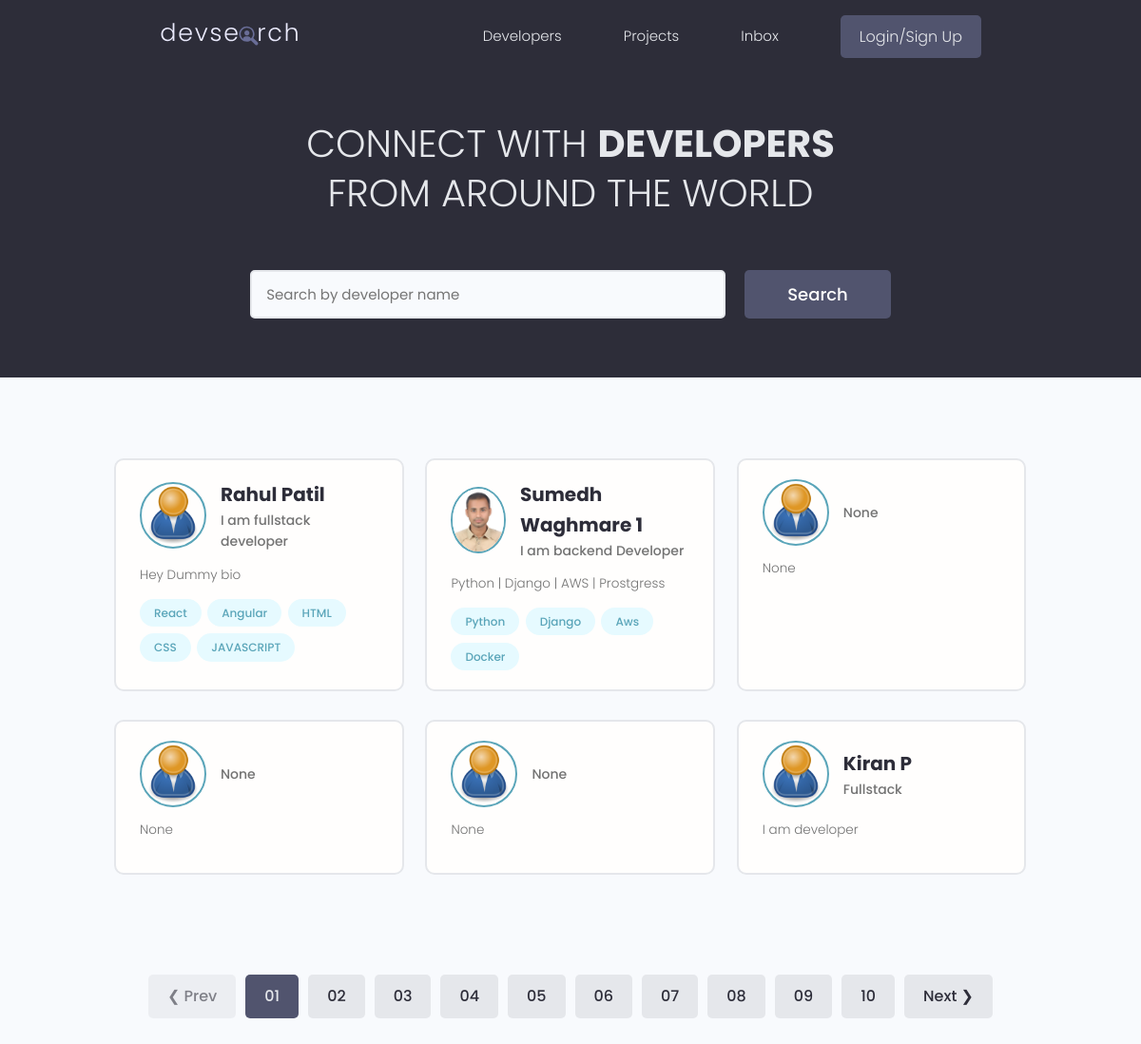
The page / on the database its author committed.
### users/models.py (models this page shows, shortened)
class Profile(models.Model):
    user = models.OneToOneField(User, on_delete=models.CASCADE, blank=True, null=True)
    name = models.CharField(max_length=200, null=True, blank=True)
    email = models.EmailField(max_length=500, null=True, blank=True)
    username = models.CharField(max_length=200, null=True, blank=True)
    location = models.CharField(max_length=200, null=True, blank=True)
    short_intro = models.CharField(max_length=1000, null=True, blank=True)
    bio = models.TextField(null=True, blank=True)
    profile_image = models.ImageField(null=True, blank=True,
        upload_to = 'profiles/', default='profiles/user-default.png')
    social_github = models.CharField(max_length=200, null=True, blank=True)
    social_twitter = models.CharField(max_length=200, null=True, blank=True)
    social_linkedin = models.CharField(max_length=200, null=True, blank=True)
    social_youtube = models.CharField(max_length=200, null=True, blank=True)
    social_website = models.CharField(max_length=200, null=True, blank=True)
    created = models.DateField(auto_now_add=True)
    id = models.UUIDField(default=uuid.uuid4,unique=True,primary_key=True,editable=False)

class Skill(models.Model):
    owner = models.ForeignKey(Profile, on_delete=models.CASCADE, null=True, blank=True)
    name = models.CharField(max_length=200, null=True, blank=True)
    description = models.TextField(null=True, blank=True)
    created = models.DateField(auto_now_add=True)
    id = models.UUIDField(default=uuid.uuid4,unique=True,primary_key=True,editable=False)
    def __str__(self) -> str:
        return str(self.name)

### users/views.py (the view)
# urls.py: path('', views.profiles, name='profiles'),
def profiles(request):
    profiles = Profile.objects.all()
    context = {'profiles':profiles}
    return render(request,'users/profiles.html',context)

### users/templates/users/profiles.html (shortened to what this page needs)
{% extends 'main.html' %}
{% block content %}
  <main class="home">
    <section class="hero-section text-center">
      <div class="container container--narrow">
        <div class="hero-section__box">
          <h2>CONNECT WITH <span>DEVELOPERS</span></h2>
          <h2>FROM AROUND THE WORLD</h2>
        </div>
        <div class="hero-section__search">
          <form class="form" action="#" method="get">
            <div class="form__field">
              <input class="input input--text" id="formInput#search" type="text" name="text"
                placeholder="Search by developer name" />
            </div>
            <input class="btn btn--sub btn--lg" type="submit" value="Search" />
          </form>
        </div>
      </div>
    </section>
    <section class="devlist">
      <div class="container">
        <div class="grid grid--three">
          {% for profile in profiles %}
          <div class="column card">
            <div class="dev">
              <a href="{% url 'user-profile' profile.id %}" class="card__body">
                <div class="dev__profile">
                  <img class="avatar avatar--md" src="{{ profile.profile_image.url }}" alt="image" />
                  <div class="dev__meta">
                    <h3>{{profile.name}}</h3>
                    <h5>{{profile.short_intro}}</h5>
                  </div>
                </div>
                <p class="dev__info">
                 {{ profile.bio }}
                </p>
                <div class="dev__skills">
                  {% for skill in profile.skill_set.all|slice:"10" %}
                  <span class="tag tag--pill tag--main">
                    <small>{{skill}}</small>
                  </span>
                  {% endfor %}
                </div>
              </a>
            </div>
          </div>
          {% endfor %}
        </div>
      </div>
    </section>
    <div class="pagination">
      <ul class="container">
        <li><a href="#" class="btn btn--disabled">&#10094; Prev</a></li>
        <li><a href="#" class="btn btn--sub">01</a></li>
        <li><a href="#" class="btn">02</a></li>
        <li><a href="#" class="btn">03</a></li>
        <li><a href="#" class="btn">04</a></li>
        <li><a href="#" class="btn">05</a></li>
        <li><a href="#" class="btn">06</a></li>
        <li><a href="#" class="btn">07</a></li>
        <li><a href="#" class="btn">08</a></li>
        <li><a href="#" class="btn">09</a></li>
        <li><a href="#" class="btn">10</a></li>
        <li><a href="#" class="btn">Next &#10095;</a></li>
      </ul>
    </div>
  </main>
{% endblock content %}

### static/styles/app.css (style rules this page uses)
:root { --color-sub: #2d2d39; }
.btn--sub { background-color: var(--color-sub-light); }
.card { border: 2px solid var(--color-light); }
img { width: 100%; }
.hero-section { height: 40vh; display: flex; align-items: center; background-color: var(--color-sub); }
.hero-section__box { margin-bottom: 4rem; }
.hero-section__box > h2, .hero-section__box > h2 > span { font-size: 4rem; color: var(--color-light); line-height: 1.3; text-transform: uppercase; }
.hero-section__box > h2 { font-weight: 300; }
.hero-section__box > h2 > span { font-weight: 700; }
.hero-section__search > .form { display: flex; align-items: center; justify-content: center; gap: 2rem; }
.hero-section__search > .form input.input--text { width: 50rem; }
.devlist { margin-top: 8rem; }
.devlist .grid { align-items: stretch; }
.devlist .dev .dev__profile { display: flex; align-items: center; gap: 1.5rem; }
.devlist .dev .dev__meta h3 { color: var(--color-sub); font-size: 2rem; font-weight: 700; }
.devlist .dev .dev__meta h5 { color: var(--color-text); font-size: 1.4rem; font-weight: 500; }
.devlist .dev .dev__info { margin: 1.5rem 0; font-size: 1.35rem; line-height: 1.4; text-align: justify; }
.pagination { margin-top: 8rem; margin-bottom: 10rem; }
.pagination > ul { flex-wrap: wrap; list-style: none; display: flex; align-items: center; justify-content: center; gap: 1rem; }
.pagination .btn { color: var(--color-sub); }
.pagination .btn.btn--sub { color: var(--color-light); }

### static/uikit/styles/modules/_variables.css (style rules this page uses)
:root { --color-main: #5aa5b9; --color-main-light: #e6faff; --color-sub: #3f4156; --color-sub-light: #51546e; --color-sub-lighter: #ededfd; --color-text: #737373; --color-gray: #8b8b8b; --color-light: #e5e7eb; --color-light-gray: #767676; --color-bg: #f8fafd; --color-white: #fffefd; --color-white-light: #f3f3f3; --color-success: #359e64; --color-success-bg: #def8e8; --color-error: #fc4b0b; --color-error-bg: #fff2ee; --font-base: 'Poppins', arial, helvetica, 'Segoe UI', roboto, ubuntu, sans-serif; --font-monospace: 'Fira Code', 'Courier New', courier, monospace; --font-regular: 300; --font-medium: 500; --font-bold: 700; --generic-shadow: 1px 1px 5px #00000010; --generic-transition: all 0.3s ease-in-out; }

### static/uikit/styles/modules/_base.css (style rules this page uses)
* { margin: 0; padding: 0; box-sizing: border-box; text-rendering: optimizeLegibility; color: inherit; font-size: inherit; }
html { font-size: 50%; }
@media only screen and (min-width: 480px) { html { font-size: 56.25%; } }
@media only screen and (min-width: 1200px) { html { font-size: 62.5%; } }
body { line-height: 1.6; font-weight: 400; font-size: 1.5rem; color: var(--color-text); background-color: var(--color-bg); min-height: 100vh; }

### static/uikit/styles/modules/_typography.css (style rules this page uses)
* { font-family: var(--font-base); }
h2 { font-size: 3.6rem; font-weight: var(--font-bold); }
h3 { font-size: 3.2rem; font-weight: var(--font-medium); }
h5 { font-size: 2.4rem; font-weight: var(--font-medium); }
h5, h6 { font-weight: var(--font-regular); }
p, span, strong { font-size: 1.6rem; color: var(--color-text); font-weight: var(--font-regular); }
a { padding-bottom: 2px; text-decoration: none; display: inline-block; color: var(--color-main); font-weight: var(--font-medium); }

### static/uikit/styles/modules/_utilities.css (style rules this page uses)
.container { width: 92%; max-width: 165rem; margin: 0 auto; box-sizing: border-box; }
.container--narrow { width: 92%; max-width: 120rem; }
@media screen and (min-width: 1000px) { .container { width: 90%; } }
@media screen and (min-width: 1000px) { .container--narrow { width: 85%; } }
@media screen and (min-width: 1200px) { .container { width: 80%; } }
@media screen and (min-width: 1200px) { .container--narrow { width: 72%; } }
.text-center { text-align: center; }

### static/uikit/styles/modules/_avatar.css (style rules this page uses)
.avatar { border-radius: 50%; border: 2px solid var(--color-main); object-fit: cover; }
.avatar--md { height: 7rem; width: 7rem; }

### static/uikit/styles/modules/_button.css (style rules this page uses)
.btn { display: inline-block; position: relative; cursor: pointer; background-color: var(--color-light); font-weight: var(--font-medium); color: var(--color-sub); text-decoration: none; padding: 1rem 2rem; border-radius: 0.5rem; border: none; width: -webkit-fit-content; width: -moz-fit-content; width: fit-content; height: -webkit-fit-content; height: -moz-fit-content; height: fit-content; font-size: 1.6rem; outline-width: 0; outline-color: transparent; -webkit-backface-visibility: hidden; backface-visibility: hidden; transition: all 0.3s ease-in-out; }
.btn:disabled, .btn--disabled { cursor: not-allowed; opacity: 0.6; }
.btn--sub { background-color: var(--color-sub); color: var(--color-white); }
.btn--lg { font-size: 1.8rem; padding: 1.2rem 4.5rem; }

### rows shown on the page
Profile: profile_image (placeholder picture), name "Rahul Patil", short_intro "I am fullstack developer", bio "Hey Dummy bio"
Skill: name "React"
Skill: name "Angular"
Skill: name "HTML"
Skill: name "CSS"
Skill: name "JAVASCRIPT"
Profile: profile_image (picture), name "Sumedh Waghmare 1", short_intro "I am backend Developer", bio "Python | Django | AWS | Prostgress"
Skill: name "Python"
Skill: name "Django"
Skill: name "Aws"
Skill: name "Docker"
Profile: profile_image (placeholder picture), short_intro "None", bio "None"
Profile: profile_image (placeholder picture), short_intro "None", bio "None"
Profile: profile_image (placeholder picture), short_intro "None", bio "None"
Profile: profile_image (placeholder picture), name "Kiran P", short_intro "Fullstack", bio "I am developer"
